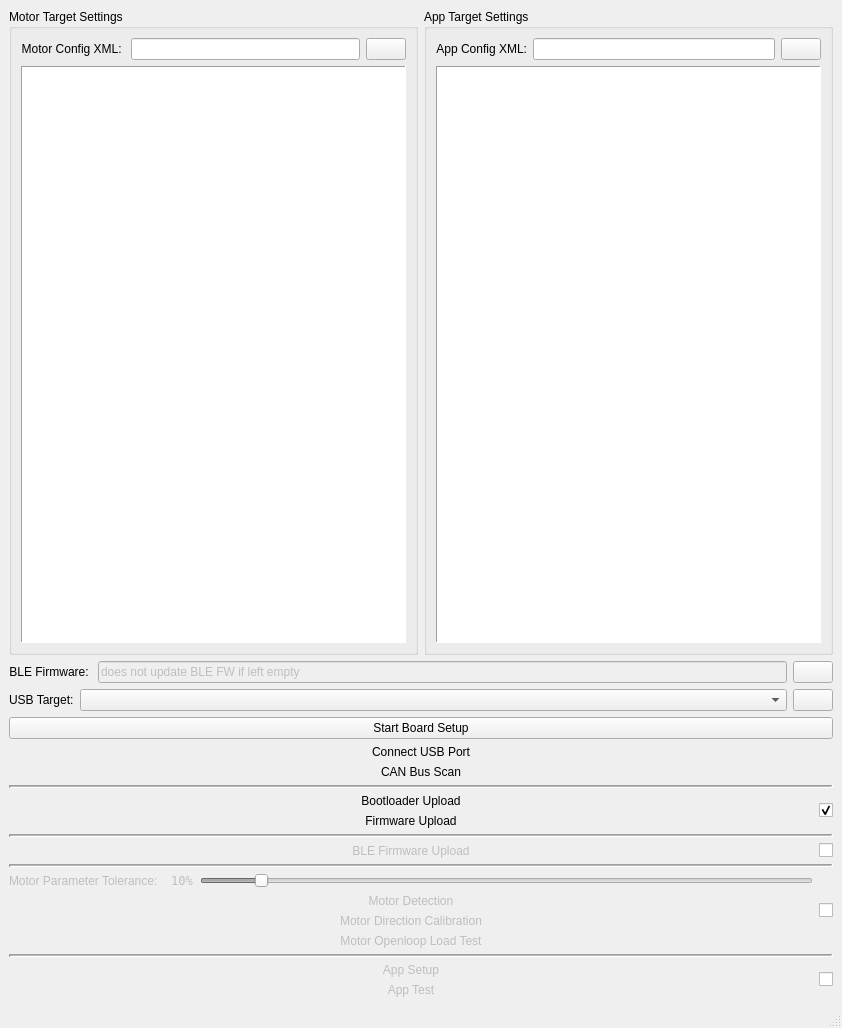
<?xml version="1.0" encoding="UTF-8"?>
<ui version="4.0">
 <class>BoardSetupWindow</class>
 <widget class="QMainWindow" name="BoardSetupWindow">
  <property name="geometry">
   <rect>
    <x>0</x>
    <y>0</y>
    <width>842</width>
    <height>1028</height>
   </rect>
  </property>
  <property name="windowTitle">
   <string>Board Setup</string>
  </property>
  <widget class="QWidget" name="centralwidget">
   <property name="autoFillBackground">
    <bool>false</bool>
   </property>
   <layout class="QGridLayout" name="gridLayout">
    <item row="0" column="0">
     <layout class="QVBoxLayout" name="verticalLayout_2">
      <property name="sizeConstraint">
       <enum>QLayout::SetDefaultConstraint</enum>
      </property>
      <item>
       <layout class="QHBoxLayout" name="horizontalLayout_3" stretch="1,1">
        <item>
         <widget class="QGroupBox" name="groupBox">
          <property name="font">
           <font>
            <pointsize>9</pointsize>
           </font>
          </property>
          <property name="title">
           <string>Motor Target Settings</string>
          </property>
          <layout class="QHBoxLayout" name="horizontalLayout_10">
           <item>
            <layout class="QVBoxLayout" name="verticalLayout">
             <item>
              <layout class="QHBoxLayout" name="horizontalLayout_4">
               <item>
                <widget class="QLabel" name="label">
                 <property name="minimumSize">
                  <size>
                   <width>0</width>
                   <height>0</height>
                  </size>
                 </property>
                 <property name="text">
                  <string>Motor Config XML: </string>
                 </property>
                 <property name="alignment">
                  <set>Qt::AlignRight|Qt::AlignTrailing|Qt::AlignVCenter</set>
                 </property>
                </widget>
               </item>
               <item>
                <widget class="QLineEdit" name="motorConfigEdit"/>
               </item>
               <item>
                <widget class="QPushButton" name="motorConfigButton">
                 <property name="sizePolicy">
                  <sizepolicy hsizetype="Fixed" vsizetype="Fixed">
                   <horstretch>0</horstretch>
                   <verstretch>0</verstretch>
                  </sizepolicy>
                 </property>
                 <property name="toolTip">
                  <string>Choose file...</string>
                 </property>
                 <property name="text">
                  <string/>
                 </property>
                 <property name="icon">
                  <iconset resource="res.qrc">
                   <normaloff>:/res/icons/Open Folder-96.png</normaloff>:/res/icons/Open Folder-96.png</iconset>
                 </property>
                </widget>
               </item>
              </layout>
             </item>
             <item>
              <widget class="ParamTable" name="motorTab">
               <property name="frameShape">
                <enum>QFrame::Panel</enum>
               </property>
              </widget>
             </item>
            </layout>
           </item>
          </layout>
         </widget>
        </item>
        <item>
         <widget class="QGroupBox" name="groupBox2">
          <property name="font">
           <font>
            <pointsize>9</pointsize>
           </font>
          </property>
          <property name="title">
           <string>App Target Settings</string>
          </property>
          <layout class="QHBoxLayout" name="horizontalLayout_11">
           <item>
            <layout class="QVBoxLayout" name="verticalLayout_4">
             <item>
              <layout class="QHBoxLayout" name="horizontalLayout_5">
               <item>
                <widget class="QLabel" name="label_2">
                 <property name="minimumSize">
                  <size>
                   <width>0</width>
                   <height>0</height>
                  </size>
                 </property>
                 <property name="text">
                  <string>App Config XML:</string>
                 </property>
                 <property name="alignment">
                  <set>Qt::AlignRight|Qt::AlignTrailing|Qt::AlignVCenter</set>
                 </property>
                </widget>
               </item>
               <item>
                <widget class="QLineEdit" name="appConfigEdit"/>
               </item>
               <item>
                <widget class="QPushButton" name="appConfigButton">
                 <property name="sizePolicy">
                  <sizepolicy hsizetype="Fixed" vsizetype="Fixed">
                   <horstretch>0</horstretch>
                   <verstretch>0</verstretch>
                  </sizepolicy>
                 </property>
                 <property name="toolTip">
                  <string>Choose file...</string>
                 </property>
                 <property name="text">
                  <string/>
                 </property>
                 <property name="icon">
                  <iconset resource="res.qrc">
                   <normaloff>:/res/icons/Open Folder-96.png</normaloff>:/res/icons/Open Folder-96.png</iconset>
                 </property>
                </widget>
               </item>
              </layout>
             </item>
             <item>
              <widget class="ParamTable" name="appTab">
               <property name="enabled">
                <bool>true</bool>
               </property>
               <property name="cursor" stdset="0">
                <cursorShape>ArrowCursor</cursorShape>
               </property>
               <property name="frameShape">
                <enum>QFrame::Panel</enum>
               </property>
               <property name="sizeAdjustPolicy">
                <enum>QAbstractScrollArea::AdjustToContents</enum>
               </property>
               <property name="autoScroll">
                <bool>false</bool>
               </property>
               <property name="dragEnabled">
                <bool>false</bool>
               </property>
              </widget>
             </item>
            </layout>
           </item>
          </layout>
         </widget>
        </item>
       </layout>
      </item>
      <item>
       <layout class="QHBoxLayout" name="horizontalLayout_13">
        <item>
         <widget class="QLabel" name="label_4">
          <property name="text">
           <string>BLE Firmware: </string>
          </property>
          <property name="alignment">
           <set>Qt::AlignRight|Qt::AlignTrailing|Qt::AlignVCenter</set>
          </property>
         </widget>
        </item>
        <item>
         <widget class="QLineEdit" name="bleFirmwareEdit">
          <property name="enabled">
           <bool>false</bool>
          </property>
          <property name="text">
           <string>does not update BLE FW if left empty</string>
          </property>
         </widget>
        </item>
        <item>
         <widget class="QPushButton" name="bleFirmwareButton">
          <property name="sizePolicy">
           <sizepolicy hsizetype="Fixed" vsizetype="Fixed">
            <horstretch>0</horstretch>
            <verstretch>0</verstretch>
           </sizepolicy>
          </property>
          <property name="toolTip">
           <string>Choose file...</string>
          </property>
          <property name="text">
           <string/>
          </property>
          <property name="icon">
           <iconset resource="res.qrc">
            <normaloff>:/res/icons/Open Folder-96.png</normaloff>:/res/icons/Open Folder-96.png</iconset>
          </property>
         </widget>
        </item>
       </layout>
      </item>
      <item>
       <layout class="QHBoxLayout" name="horizontalLayout">
        <item>
         <widget class="QLabel" name="label_5">
          <property name="text">
           <string>USB Target:</string>
          </property>
         </widget>
        </item>
        <item>
         <widget class="QComboBox" name="serialPortBox">
          <property name="sizePolicy">
           <sizepolicy hsizetype="MinimumExpanding" vsizetype="Fixed">
            <horstretch>0</horstretch>
            <verstretch>0</verstretch>
           </sizepolicy>
          </property>
          <property name="toolTip">
           <string>Serial port</string>
          </property>
         </widget>
        </item>
        <item>
         <widget class="QPushButton" name="serialRefreshButton">
          <property name="sizePolicy">
           <sizepolicy hsizetype="Fixed" vsizetype="Fixed">
            <horstretch>0</horstretch>
            <verstretch>0</verstretch>
           </sizepolicy>
          </property>
          <property name="toolTip">
           <string>Refresh serial port list</string>
          </property>
          <property name="text">
           <string/>
          </property>
          <property name="icon">
           <iconset resource="res.qrc">
            <normaloff>:/res/icons/Refresh-96.png</normaloff>:/res/icons/Refresh-96.png</iconset>
          </property>
         </widget>
        </item>
       </layout>
      </item>
      <item>
       <widget class="QPushButton" name="startButton">
        <property name="primary" stdset="0">
         <bool>true</bool>
        </property>
        <property name="enabled">
         <bool>true</bool>
        </property>
        <property name="text">
         <string>Start Board Setup</string>
        </property>
       </widget>
      </item>
      <item>
       <widget class="QLabel" name="usbConnectLabel">
        <property name="autoFillBackground">
         <bool>false</bool>
        </property>
        <property name="card" stdset="0">
         <bool>true</bool>
        </property>
        <property name="text">
         <string>Connect USB Port</string>
        </property>
        <property name="alignment">
         <set>Qt::AlignCenter</set>
        </property>
       </widget>
      </item>
      <item>
       <widget class="QLabel" name="CANScanLabel">
        <property name="autoFillBackground">
         <bool>false</bool>
        </property>
        <property name="card" stdset="0">
         <bool>true</bool>
        </property>
        <property name="text">
         <string>CAN Bus Scan</string>
        </property>
        <property name="alignment">
         <set>Qt::AlignCenter</set>
        </property>
       </widget>
      </item>
      <item>
       <widget class="Line" name="line">
        <property name="lineWidth">
         <number>2</number>
        </property>
        <property name="midLineWidth">
         <number>1</number>
        </property>
        <property name="orientation">
         <enum>Qt::Horizontal</enum>
        </property>
       </widget>
      </item>
      <item>
       <layout class="QHBoxLayout" name="horizontalLayout_2">
        <property name="sizeConstraint">
         <enum>QLayout::SetNoConstraint</enum>
        </property>
        <item>
         <layout class="QVBoxLayout" name="verticalLayout_5">
          <item>
           <widget class="QLabel" name="bootloaderLabel">
            <property name="autoFillBackground">
             <bool>false</bool>
            </property>
            <property name="card" stdset="0">
             <bool>true</bool>
            </property>
            <property name="text">
             <string>Bootloader Upload</string>
            </property>
            <property name="alignment">
             <set>Qt::AlignCenter</set>
            </property>
           </widget>
          </item>
          <item>
           <widget class="QLabel" name="firmwareLabel">
            <property name="autoFillBackground">
             <bool>false</bool>
            </property>
            <property name="card" stdset="0">
             <bool>true</bool>
            </property>
            <property name="text">
             <string>Firmware Upload</string>
            </property>
            <property name="alignment">
             <set>Qt::AlignCenter</set>
            </property>
           </widget>
          </item>
         </layout>
        </item>
        <item>
         <widget class="QCheckBox" name="bootloaderCheckBox">
          <property name="sizePolicy">
           <sizepolicy hsizetype="Fixed" vsizetype="Fixed">
            <horstretch>0</horstretch>
            <verstretch>0</verstretch>
           </sizepolicy>
          </property>
          <property name="layoutDirection">
           <enum>Qt::RightToLeft</enum>
          </property>
          <property name="text">
           <string/>
          </property>
          <property name="checked">
           <bool>true</bool>
          </property>
         </widget>
        </item>
       </layout>
      </item>
      <item>
       <widget class="Line" name="line_2">
        <property name="lineWidth">
         <number>2</number>
        </property>
        <property name="midLineWidth">
         <number>1</number>
        </property>
        <property name="orientation">
         <enum>Qt::Horizontal</enum>
        </property>
       </widget>
      </item>
      <item>
       <layout class="QHBoxLayout" name="horizontalLayout_7">
        <item>
         <widget class="QLabel" name="bleFirmwareLabel">
          <property name="enabled">
           <bool>false</bool>
          </property>
          <property name="autoFillBackground">
           <bool>false</bool>
          </property>
          <property name="card" stdset="0">
           <bool>true</bool>
          </property>
          <property name="text">
           <string>BLE Firmware Upload</string>
          </property>
          <property name="alignment">
           <set>Qt::AlignCenter</set>
          </property>
         </widget>
        </item>
        <item>
         <widget class="QCheckBox" name="bleCheckBox">
          <property name="enabled">
           <bool>true</bool>
          </property>
          <property name="sizePolicy">
           <sizepolicy hsizetype="Fixed" vsizetype="Fixed">
            <horstretch>0</horstretch>
            <verstretch>0</verstretch>
           </sizepolicy>
          </property>
          <property name="layoutDirection">
           <enum>Qt::RightToLeft</enum>
          </property>
          <property name="text">
           <string/>
          </property>
          <property name="checkable">
           <bool>false</bool>
          </property>
          <property name="checked">
           <bool>false</bool>
          </property>
         </widget>
        </item>
       </layout>
      </item>
      <item>
       <widget class="Line" name="line_3">
        <property name="lineWidth">
         <number>2</number>
        </property>
        <property name="midLineWidth">
         <number>1</number>
        </property>
        <property name="orientation">
         <enum>Qt::Horizontal</enum>
        </property>
       </widget>
      </item>
      <item>
       <layout class="QHBoxLayout" name="horizontalLayout_16">
        <item>
         <layout class="QVBoxLayout" name="verticalLayout_3">
          <item>
           <layout class="QHBoxLayout" name="horizontalLayout_6">
            <item>
             <widget class="QLabel" name="motorTolLabel">
              <property name="enabled">
               <bool>false</bool>
              </property>
              <property name="text">
               <string>Motor Parameter Tolerance:</string>
              </property>
             </widget>
            </item>
            <item>
             <widget class="QLabel" name="motorTolLabel_2">
              <property name="enabled">
               <bool>false</bool>
              </property>
              <property name="font">
               <font>
                <family>DejaVu Sans Mono</family>
               </font>
              </property>
              <property name="text">
               <string> 10%</string>
              </property>
             </widget>
            </item>
            <item>
             <widget class="QSlider" name="motorTolSlider">
              <property name="enabled">
               <bool>false</bool>
              </property>
              <property name="minimum">
               <number>1</number>
              </property>
              <property name="maximum">
               <number>100</number>
              </property>
              <property name="value">
               <number>10</number>
              </property>
              <property name="orientation">
               <enum>Qt::Horizontal</enum>
              </property>
             </widget>
            </item>
           </layout>
          </item>
          <item>
           <widget class="QLabel" name="motorDetectionLabel">
            <property name="enabled">
             <bool>false</bool>
            </property>
            <property name="autoFillBackground">
             <bool>false</bool>
            </property>
            <property name="card" stdset="0">
             <bool>true</bool>
            </property>
            <property name="text">
             <string>Motor Detection</string>
            </property>
            <property name="alignment">
             <set>Qt::AlignCenter</set>
            </property>
           </widget>
          </item>
          <item>
           <widget class="QLabel" name="motorDirectionLabel">
            <property name="enabled">
             <bool>false</bool>
            </property>
            <property name="autoFillBackground">
             <bool>false</bool>
            </property>
            <property name="card" stdset="0">
             <bool>true</bool>
            </property>
            <property name="text">
             <string>Motor Direction Calibration</string>
            </property>
            <property name="alignment">
             <set>Qt::AlignCenter</set>
            </property>
           </widget>
          </item>
          <item>
           <widget class="QLabel" name="motorTestLabel">
            <property name="enabled">
             <bool>false</bool>
            </property>
            <property name="autoFillBackground">
             <bool>false</bool>
            </property>
            <property name="card" stdset="0">
             <bool>true</bool>
            </property>
            <property name="text">
             <string>Motor Openloop Load Test</string>
            </property>
            <property name="alignment">
             <set>Qt::AlignCenter</set>
            </property>
           </widget>
          </item>
         </layout>
        </item>
        <item>
         <widget class="QCheckBox" name="motorDetectionCheckBox">
          <property name="sizePolicy">
           <sizepolicy hsizetype="Fixed" vsizetype="Fixed">
            <horstretch>0</horstretch>
            <verstretch>0</verstretch>
           </sizepolicy>
          </property>
          <property name="layoutDirection">
           <enum>Qt::RightToLeft</enum>
          </property>
          <property name="text">
           <string/>
          </property>
          <property name="checkable">
           <bool>false</bool>
          </property>
          <property name="checked">
           <bool>false</bool>
          </property>
         </widget>
        </item>
       </layout>
      </item>
      <item>
       <widget class="Line" name="line_4">
        <property name="frameShadow">
         <enum>QFrame::Sunken</enum>
        </property>
        <property name="lineWidth">
         <number>2</number>
        </property>
        <property name="midLineWidth">
         <number>1</number>
        </property>
        <property name="orientation">
         <enum>Qt::Horizontal</enum>
        </property>
       </widget>
      </item>
      <item>
       <layout class="QHBoxLayout" name="horizontalLayout_17">
        <item>
         <layout class="QVBoxLayout" name="verticalLayout_6">
          <item>
           <widget class="QLabel" name="appSetupLabel">
            <property name="enabled">
             <bool>false</bool>
            </property>
            <property name="autoFillBackground">
             <bool>false</bool>
            </property>
            <property name="card" stdset="0">
             <bool>true</bool>
            </property>
            <property name="text">
             <string>App Setup</string>
            </property>
            <property name="alignment">
             <set>Qt::AlignCenter</set>
            </property>
           </widget>
          </item>
          <item>
           <widget class="QLabel" name="remoteTestLabel">
            <property name="enabled">
             <bool>false</bool>
            </property>
            <property name="autoFillBackground">
             <bool>false</bool>
            </property>
            <property name="card" stdset="0">
             <bool>true</bool>
            </property>
            <property name="text">
             <string>App Test</string>
            </property>
            <property name="alignment">
             <set>Qt::AlignCenter</set>
            </property>
           </widget>
          </item>
         </layout>
        </item>
        <item>
         <widget class="QCheckBox" name="appCheckBox">
          <property name="sizePolicy">
           <sizepolicy hsizetype="Fixed" vsizetype="Fixed">
            <horstretch>0</horstretch>
            <verstretch>0</verstretch>
           </sizepolicy>
          </property>
          <property name="layoutDirection">
           <enum>Qt::RightToLeft</enum>
          </property>
          <property name="text">
           <string/>
          </property>
          <property name="checkable">
           <bool>false</bool>
          </property>
          <property name="checked">
           <bool>false</bool>
          </property>
         </widget>
        </item>
       </layout>
      </item>
     </layout>
    </item>
   </layout>
  </widget>
  <widget class="QStatusBar" name="statusBar"/>
 </widget>
 <customwidgets>
  <customwidget>
   <class>ParamTable</class>
   <extends>QTableWidget</extends>
   <header>widgets/paramtable.h</header>
  </customwidget>
 </customwidgets>
 <resources>
  <include location="res.qrc"/>
 </resources>
 <connections/>
</ui>
